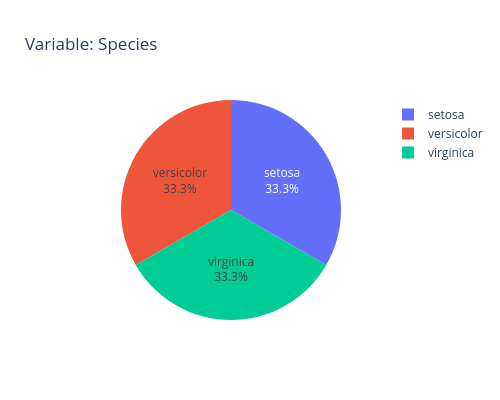

The notebook cell this image was saved under:
### Code cell
analisis.plot_cat()

### Figure 1 — Plotly figure (JSON) as saved in the notebook; plotly's stock layout.template omitted (floating-point values rounded to 4 significant figures)
{"data": [{"labels": ["setosa", "versicolor", "virginica"], "textinfo": "percent+label", "type": "pie", "values": [50, 50, 50]}], "layout": {"height": 400, "title": {"text": "Variable: Species"}, "width": 500}}
